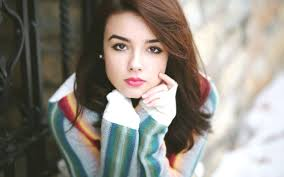
#> input picture openCV/resources/girl.jpg, 284 x 177 px
$ python 1basicImageFunctions.py
#> lines starting #> are read from the running program, lines starting #| are printed output that depends on the picture; after the words box and inside, x2 and y2 are one past the last pixel; in counts of white or black regions, pixels touching at a corner belong together
import cv2
import matplotlib.pyplot as plt
import numpy as np
img =cv2.imread('resources/girl.jpg')
#> img is the input picture: shape (177, 284, 3); mean B, G, R 130.3, 138.1, 143

kernel =  np.ones((5,5), np.uint8)
# by default color sting comes in format BRG to convert it to Standard RGB
img_rgb = cv2.cvtColor(img,cv2.COLOR_BGR2RGB)
# to convert it to gray
img_gray = cv2.cvtColor(img, cv2.COLOR_BGR2GRAY)
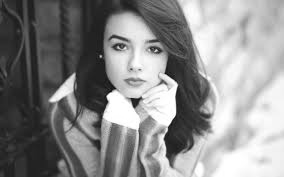
#> img_gray: shape (177, 284); min 10, max 255, mean 138.7
#plt.imshow(img_gray)
#blur a image
imgBlur = cv2.GaussianBlur(img_gray,(7,7),0) # 7,7 is karnel value it should be always odd
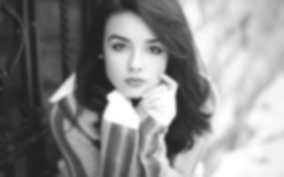
#> imgBlur: shape (177, 284); min 33, max 255, mean 138.7

cv2.imshow('image',img_gray)
cv2.imshow('blurimage',imgBlur)
# canny function to get edges
imgCanny = cv2.Canny(img,100,100)
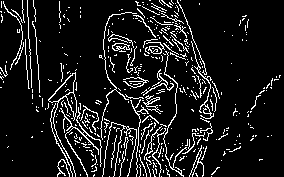
#> imgCanny: shape (177, 284); 10.3% white in thin lines or dots
cv2.imshow('canny',imgCanny)
# iamge dilation to increase the width of edges
imgDilation = cv2.dilate(imgCanny,kernel,iterations=2)
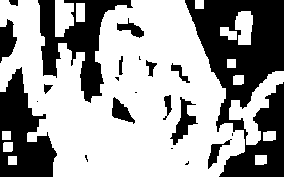
#> imgDilation: shape (177, 284); 62.2% white; 22 black regions (8 under 20 px), largest, box (x1, y1, x2, y2) and area: (185, 0, 284, 177) 9494, (38, 0, 133, 103) 3717, (0, 67, 57, 177) 3610
cv2.imshow('dialtion',imgDilation)
cv2.waitKey(0)
